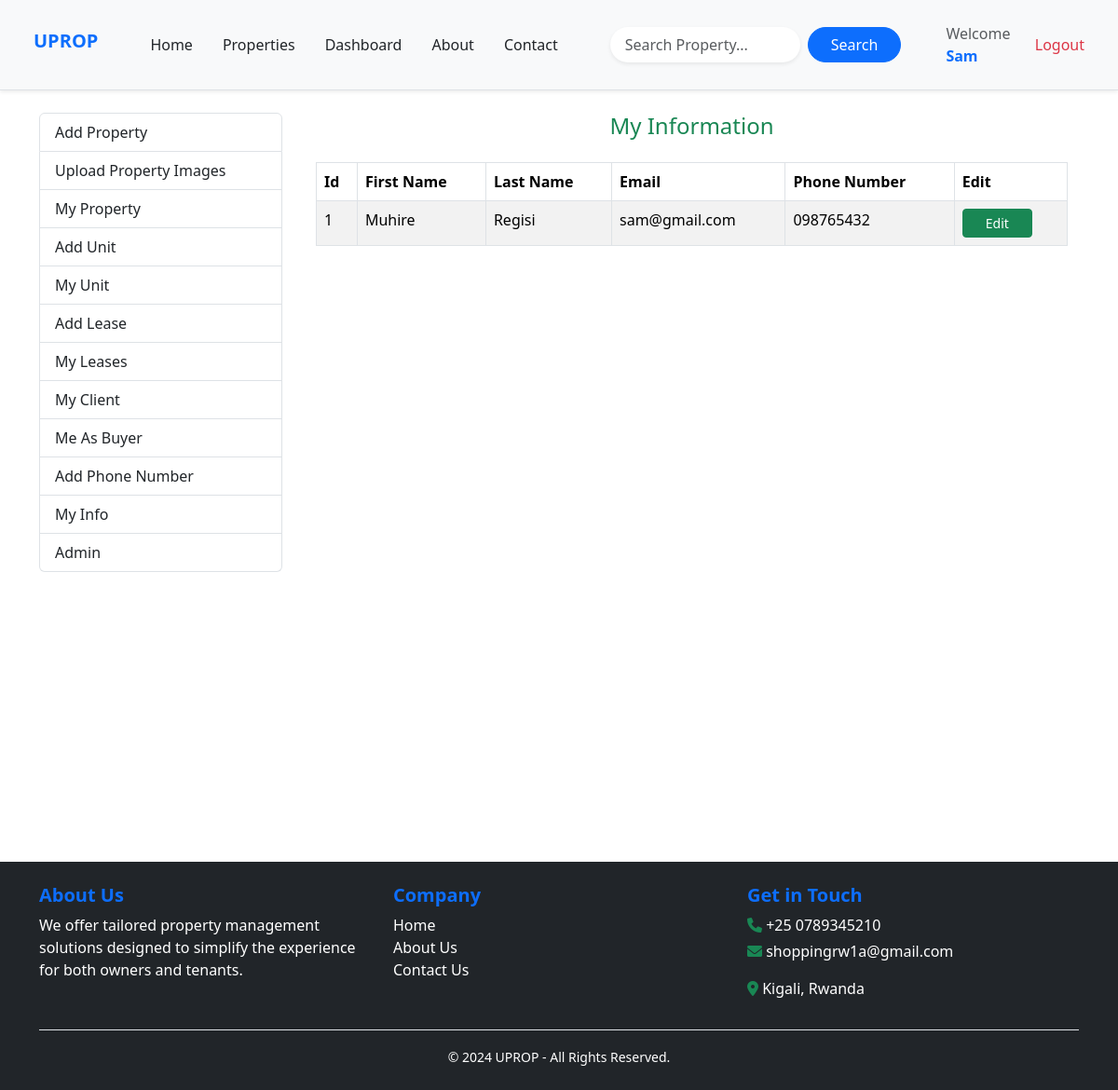
Page /tenant/list (signed in) on the committed database.
### Property_app/models.py (models this page shows, shortened)
class Tenant (models.Model):
    user = models.ForeignKey(User, related_name='tenant', on_delete=models.CASCADE, null=True)
    phone_number = models.CharField(max_length=15)

### Property_app/views.py (the view)
# urls.py: path('tenant/list',views.get_info_for_user,name='get_info_for_user'),
def get_info_for_user(request):
    tenants = Tenant.objects.filter(user=request.user)
    return render(request, 'tenants/myInfo.html', {'tenants': tenants})

### templates/tenants/myInfo.html
{% extends 'dashboard.html' %}
{% block dashboard_content %}
  <h4 class="text-center text-success">My Information</h4>
  {% if tenants %}
  <div class="container mt-4">
    <table class="table table-bordered table-striped">
      <thead>
        <tr>
          <th>Id</th>
          <th>First Name</th>
          <th>Last Name</th>
          <th>Email</th>
          <th>Phone Number</th>
          <th>Edit</th>
        </tr>
      </thead>
      <tbody>
        {% for tenant in tenants %}
          <tr>
            <td>{{ forloop.counter }}</td>
            <td>{{ tenant.user.first_name }}</td>
            <td>{{ tenant.user.last_name }}</td>
            <td>{{ tenant.user.email }}</td>
            <td>{{ tenant.phone_number }}</td>
            <td>
              <a href="{% url 'get_single_tenant' pk=tenant.pk %}" class="btn btn-success px-4 btn-sm">Edit</a>
            </td>
          </tr>
        {% endfor %}
      </tbody>
    </table>
  </div>
  {% else %}
    <p>Your Information Not found.</p>
  {% endif %}
{% endblock %}

### templates/base.html (shortened to what this page needs)
<!DOCTYPE html>
<html lang="en">
<head>
    <link href="https://cdnjs.cloudflare.com/ajax/libs/font-awesome/6.0.0/css/all.min.css" rel="stylesheet">
    <link href="https://cdn.jsdelivr.net/npm/bootstrap@5.3.2/dist/css/bootstrap.min.css" rel="stylesheet">
</head>
<body>
    <nav class="navbar navbar-expand-lg navbar-light bg-light border-bottom shadow-sm sticky-top py-3 px-4">
        <div class="container-fluid">
            <a href="/" class="navbar-brand h1 text-primary fw-bold me-5">UPROP</a>
            <div class="collapse navbar-collapse" id="navbarLinks">
                <ul class="navbar-nav me-auto mb-3 mb-lg-0 gap-3">
               <li class="nav-item"><a href="/" class="nav-link text-dark">Home</a></li>
                <li class="nav-item"><a href="{% url 'apartment' %}" class="nav-link text-dark">Properties</a></li>
             {% if request.user.is_authenticated %}
            <li class="nav-item"><a href="{% url 'add_property' %}" class="nav-link text-dark">Dashboard</a></li>
          {% endif %}
          <li class="nav-item"><a href="{% url 'about' %}" class="nav-link text-dark">About</a></li>
           <li class="nav-item"><a href="{% url 'contact' %}" class="nav-link text-dark">Contact</a></li>
             </ul>
                <form action="{% url 'search_properties' %}" class="d-flex mb-3 mb-lg-0 ms-lg-5">
                    <input
                        type="text"
                        class="form-control me-2 border-0 shadow-sm rounded-pill px-3"
                        placeholder="Search Property..."
                        name="q"
                        aria-label="Search"
                        required>
                    <button class="btn btn-primary rounded-pill px-4" type="submit">Search</button>
                </form>
                <div class="d-flex align-items-center ms-lg-5">
                    {% if request.user.is_authenticated %}
                    <div class="d-flex align-items-center">
                        <span class="navbar-text me-3 text-muted d-none d-lg-block">Welcome  <strong class="text-primary">{{ user.username }}</strong></span>
                        <a class="nav-link text-danger" href="{% url 'logout_user' %}">Logout</a>
                    </div>
                    {% else %}
                    <a class="nav-link btn rounded-pill px-4" href="{% url 'login_user' %}">Login</a>
                    {% endif %}
                </div>
            </div>
        </div>
    </nav>
    <div class="p-4">
        {% block content %}
        {% endblock %}
    </div>
    <footer class="bg-dark text-white py-4">
        <div class="container">
            <div class="row text-center text-md-start">
                <div class="col-md-4 mb-3 mb-md-0">
                    <h5 class="fw-bold text-primary">About Us</h5>
                    <p>
                        We offer tailored property management solutions designed to simplify the experience for both owners and tenants.
                    </p>
                </div>
                <div class="col-md-4 mb-3 mb-md-0">
                    <h5 class="fw-bold text-primary">Company</h5>
                    <ul class="list-unstyled">
                        <li><a href="/" class="text-decoration-none text-white">Home</a></li>
                        <li><a href="{% url 'about' %}" class="text-decoration-none text-white">About Us</a></li>
                        <li><a href="{% url 'contact' %}" class="text-decoration-none text-white">Contact Us</a></li>
                    </ul>
                </div>
                <div class="col-md-4">
                    <h5 class="fw-bold text-primary">Get in Touch</h5>
                    <p class="mb-1 cursor-pointer"><i class="fas fa-phone text-success"></i> +25 0789345210</p>
                    <p class="cursor-pointer"><i class="fas fa-envelope text-success"></i> shoppingrw1a@gmail.com</p>
                    <p class="cursor-pointer"><i class="fas fa-map-marker-alt text-success"></i> Kigali, Rwanda</p>
                </div>
            </div>
            <div class="text-center pt-3 mt-3 border-top">
                <small>© 2024 UPROP - All Rights Reserved.</small>
            </div>
        </div>
    </footer>
</body>
</html>

### rows in the picture
Tenant: user.first_name "Muhire", user.last_name "Regisi", user.email "sam@gmail.com", phone_number "098765432"

### other values in the picture
{{ user.username }} "Sam"
